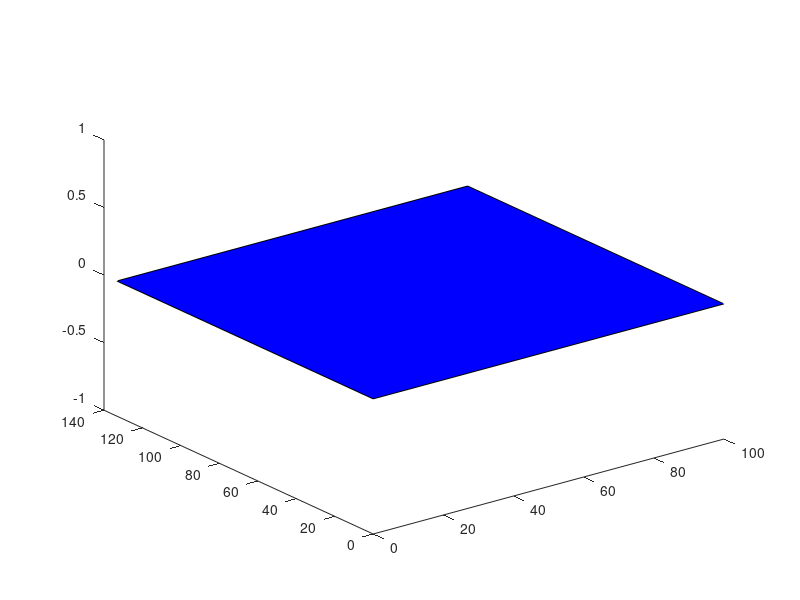

Here is the MATLAB script that generated this plot: (Note: this script raises an error after producing the figure.)
clear all
close all
clc
% _______ Data _______
% Cam1 intrinsic parameters
f1 = 516.3;
w1 = 640;
h1 = 480;
% Cam1 extrinsic parameters
x1 = 0;
y1 = 12.7;
z1 = 26.7;
RxC1_R_deg = 226; % 226
% Cam2 extrinsic parameters
RxC2_R_deg = 180;
% Robot extrinsic parameters
xr = 50;
yr = 30;
zr = 0;
Rz_R_deg = 0;

% Display
sFrame = 10; %cm
deepCam1 = 40; %cm

% Table points
wT = 300/3; hT = 200/1.5; % 300; 200
c0 = [0 0 0];
c1 = [wT 0 0];
c2 = [wT hT 0];
c3 = [0 hT 0];
% _____________________
theta_deg = RxC1_R_deg - 180;
RxC1_R = RxC1_R_deg/180*pi;
RxC2_R = RxC2_R_deg/180*pi;

Rz_R = Rz_R_deg/180*pi;
aperAngle1 = [2*atan(w1/(2*f1));
              2*atan(h1/(2*f1))];
aperAngle1_deg = [aperAngle1(1)/pi*180; 
                  aperAngle1(2)/pi*180]

cornPg = [c0' c1' c2' c3'];

ah_h = aperAngle1(1)/2;
av_h = aperAngle1(2)/2;
theta = theta_deg/180*pi;

% Matrixes I C
K1_C2I = [f1 0 w1/2-1;
          0 f1 h1/2-1;
          0 0  1]
K1_I2C = inv(K1_C2I)

% Transition matrixes
T_c1ToR = [1 0           0          x1;
           0 cos(-RxC1_R) sin(-RxC1_R) y1;
           0 -sin(-RxC1_R) cos(-RxC1_R) z1;
           0  0           0         1];
T_c2ToR = [1 0           0          x1;
           0 cos(RxC2_R) sin(RxC2_R) y1;
           0 -sin(RxC2_R) cos(RxC2_R) z1;
           0  0           0         1];
T_RToPg = [cos(Rz_R)  -sin(Rz_R) 0 xr;
           sin(Rz_R)  cos(Rz_R) 0 yr;
           0            0           1 zr;
           0            0           0 1];

T_c1To_Pg = T_RToPg*T_c1ToR;
T_c2To_Pg = T_RToPg*T_c2ToR;
T_c1Toc2 = inv(T_c2ToR)*T_c1ToR;


% Points 
px = [sFrame 0 0];
py = [0 sFrame 0];
pz = [0 0 sFrame];

ptOR_R = [0 0 0];
ptOR_Pg = T_RToPg*[ptOR_R 1]';

ptOC_C = [0 0 0];
ptOC_R = T_c1ToR*[ptOC_C 1]';
ptOC_Pg = T_c1To_Pg*[ptOC_C 1]';


% Compute h2 the heigh of the useful part of the projected image
f2 = f1*cos(theta)
h2b = f2*tan(theta + av_h)
h2s = f2*tan(theta - av_h);
h2 = h2b - h2s

% Compute w2b the width of the useful part of the projected image
d2 = sqrt(f2^2 + h2b^2);
d1 = sqrt(f1^2 + (h1/2)^2);
w2b = w1*d2/d1
aperAngle2 = [2*atan(w2b/(2*f2)); 2*atan(h2b/f2)];
aperAngle2_deg = aperAngle2./pi*180
          

% Drawing
figure
hold on

% Drawing pg
fill3(cornPg(1, :), cornPg(2, :), cornPg(3, :), 'b');

% Drawing frame of the robot
px_Pg = T_RToPg*[px 1]';
py_Pg = T_RToPg*[py 1]';
pz_Pg = T_RToPg*[pz 1]';
drawFrame(ptOR_Pg(1:3, :), px_Pg(1:3, :), py_Pg(1:3, :), pz_Pg(1:3, :), ...
    'Robot');

% Drawing cam1
plot3(ptOC_Pg(1), ptOC_Pg(2), ptOC_Pg(3), 'ro');  % Origin
ptC = [0 0 deepCam1*2]; % z axis
pt_R = T_c1ToR*[ptC 1]';
pt_Pg = T_RToPg*pt_R;
line = [ptOC_Pg(1:3, :)'; pt_Pg(1:3, :)'];
plot3(line(:,1), line(:,2), line(:,3),'r-');
px_c1_Pg = T_c1To_Pg*[px 1]';
py_c1_Pg = T_c1To_Pg*[py 1]';
pz_c1_Pg = T_c1To_Pg*[pz 1]';
drawFrame(ptOC_Pg(1:3, :), px_c1_Pg(1:3, :), py_c1_Pg(1:3, :), pz_c1_Pg(1:3, :), ...
    'Cam1');
drawFoV(T_c1To_Pg, f1, [w1, h1], [0 0 1], [0 0 0], 'b');
corners1_C1 = drawFocalPlane(T_c1To_Pg, f1, [w1, h1], [0 0 1], [0 0 f1/100], 'b');

% Drawing cam2
px_c2_Pg = T_c2To_Pg*[px 1]';
py_c2_Pg = T_c2To_Pg*[py 1]';
pz_c2_Pg = T_c2To_Pg*[pz 1]';
drawFrame(ptOC_Pg(1:3, :), px_c2_Pg(1:3, :), py_c2_Pg(1:3, :), pz_c2_Pg(1:3, :), ...
    'Cam2');
drawFoV(T_c2To_Pg, f2, [w2b h2b*2], [0 0 1], [0 0 0], 'r');
corners2_C2 = drawFocalPlane(T_c2To_Pg, f2, [w2b h2b*2], [0 0 1], [0 0 f2/100], 'r');

% Draw the useful part of the image in the focal plane of cam2
cornersUseFocPlane = ones(4,4);
cornersUseFocPlane_Pg = ones(4,4);
cornersUseFocPlane(1,:) = T_c1Toc2*[corners1_C1(1,:) 1]';
cornersUseFocPlane(2,:) = T_c1Toc2*[corners1_C1(4,:) 1]';
cornersUseFocPlane(1, 1:3);
ptTest = T_c2To_Pg*cornersUseFocPlane;
[cornersUseFocPlane(1, 1:3) check] = plane_line_intersect([0 0 1]', [0 0 f2/100]', [0 0 0]', cornersUseFocPlane(1, 1:3)');
[cornersUseFocPlane(2, 1:3) check] = plane_line_intersect([0 0 1]', [0 0 f2/100]', [0 0 0]', cornersUseFocPlane(2, 1:3)');
plane_line_intersect([0 0 1]', [0 0 f2/100]', [0 0 0]', cornersUseFocPlane(2, 1:3)');
cornersUseFocPlane(3,:) = [corners2_C2(3,:) 1]';
cornersUseFocPlane(4,:) = [corners2_C2(2,:) 1]';

for i=1:4
   cornersUseFocPlane_Pg(i,:) = T_c2To_Pg*cornersUseFocPlane(i,:)';
end
fill3(cornersUseFocPlane_Pg(:, 1), cornersUseFocPlane_Pg(:, 2), cornersUseFocPlane_Pg(:, 3), 'k');

% Drawing pixels
K2_C2I = [f2 0 round(w2b/2)-1;
          0 f2 round(h2b/1)-1;
          0 0  1];
K2_I2C = inv(K2_C2I)

'--------I1->I2----------'
p_I1 = [640 480]
p_C1 = K1_I2C*[p_I1 1]'
p_C2 = T_c1Toc2*[p_C1;1]
p_I2 = round(K2_C2I*(p_C2(1:3, 1)./p_C2(3)))
p_R = T_c2ToR*p_C2
p_Pg = T_RToPg*p_R
plot3(p_Pg(1), p_Pg(2), p_Pg(3), 'rx');

'--------I2->I1-----------'
p_I2 = [832 899]
p_C2 = K2_I2C*[p_I2 1]'
p_C1 = inv(T_c1Toc2)*[p_C2; 1]
P_I1 = round(K1_C2I*(p_C1(1:3,1)./p_C1(3)))
p_R = T_c1ToR*p_C1

% Drawing test
% plot3(ptTest(1), ptTest(2), ptTest(3), 'ro');

grid on
xlabel('x'); ylabel('y'); zlabel('z')
axis equal
alpha(0.3)
z = linspace(0,35);
hold off


%% Test to straigthen up the image
% I = imread('../Captures/1cube.jpg');
I = imread('/home/yoyo/Robots/primary_robot/linux_image_processing/2016/Captures/1cube.jpg');
figure;imshow(I);title('raw image');

size(I)
j_max = h2
i_max = w2b

J = uint8(zeros(size(I)));

Jidx = zeros(i_max, j_max, 2);


matK2_I2C = eye(4,4)
matK2_I2C(1:3,1:3) = K2_I2C

matK1_C2I = eye(4,4)
matK1_C2I(1:3,1:3) = K1_C2I

mat_I2ToI1 = matK1_C2I*inv(T_c1Toc2)*matK2_I2C
for j=1:j_max
    j
    for i=1:i_max
        P_I1 = mat_I2ToI1*[i j 1 1]';
        P_I1 = round(P_I1./P_I1(3));
        u = P_I1(1);
        v = P_I1(2);
        
        if u>0 && u<w1 && v>0 && v<h1
            Jidx(i,j,1) = v;
            Jidx(i,j,2) = u;
%             J(j,i,:) = I(v,u,:);
        else
            Jidx(i,j,1) = -1;
            Jidx(i,j,2) = -1;
        end
    end
end

for j=1:j_max
    j0=j
    for i=1:i_max
        if Jidx(i,j,1) >0 && Jidx(i,j,2) >0
            J(j,i,:) = I(Jidx(i,j,1), Jidx(i,j,2),:);
        end
    end
end
'end'
figure;imshow(J);title('processed image');
